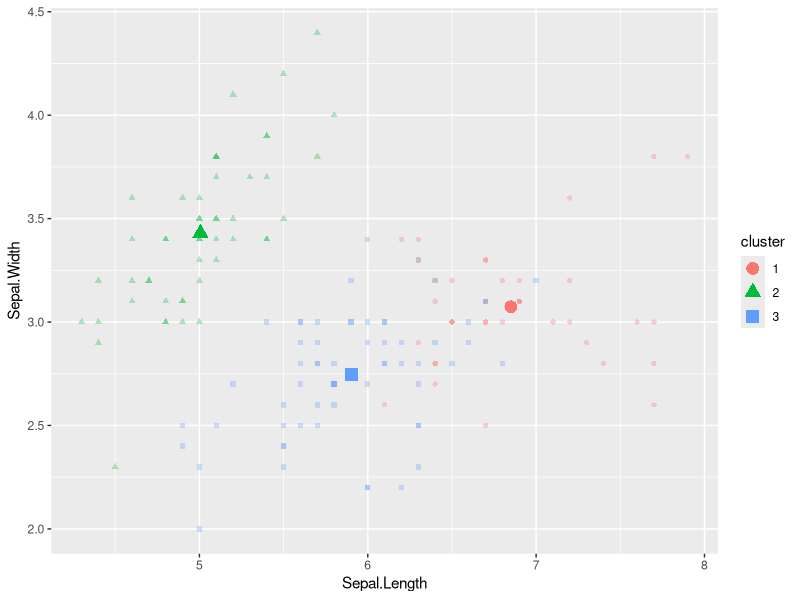
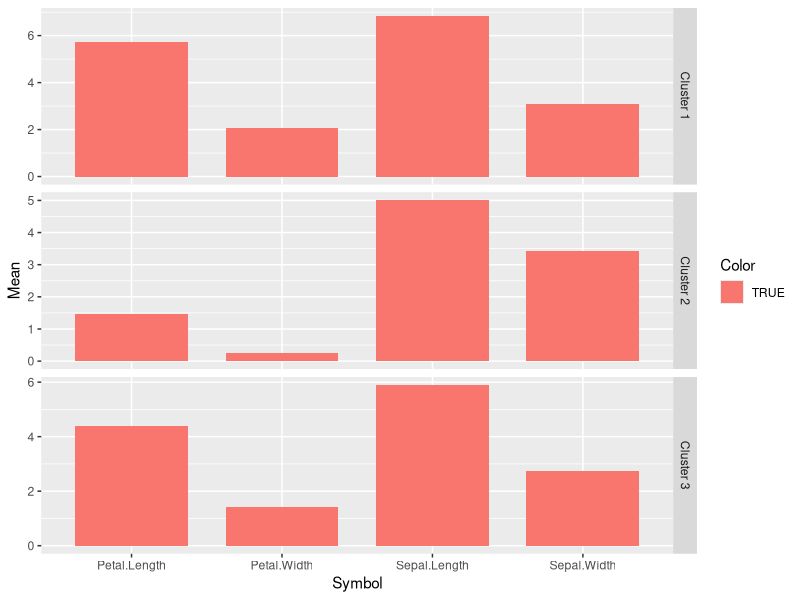

The R script that drew these images, in order:
R.version  #r version running
search()        # Shows the loaded packages
getOption("defaultPackages")
library()       # Shows the installed packages
#install.packages("ggplot2")
#install.packages("tidyr")
library(ggplot2)
library("tidyr")
#install.packages(c("tidyr", "devtools")) #tidyr for data handling
getwd()  #name of the working directory
dir()  # show files in the working directory
#to change working directory
#getting and setting the working directory
setwd("C:\\Users\\lenovo\\Desktop\\Rdatamining")
getwd()
#Kmeans clustering
data(iris)
#to get structure of data
str(iris)
iris2 <- iris
iris2$Species <- NULL #not to use species field
str(iris2)
km <- kmeans(iris2, 3)
km
?kmeans
km$size  #size of each cluster
km$centers
km$cluster
km$iter  #number of iterations used
iris2$cluster <- factor(km$cluster) #adding cluster label with each point
iris2
km$withinss  #each cluster Sum of square error

#visulaizing clusters
I=iris2[c(1,2,5)]
I  #data to plot
centers <- data.frame(cluster=factor(1:3), km$centers)
centers
ggplot(data=I, aes(x=Sepal.Length, y=Sepal.Width, color=cluster, shape=cluster)) +
  geom_point(alpha=.3)+
  geom_point(data=centers, aes(x=Sepal.Length, y=Sepal.Width), size=3, stroke=2)

#plotting mean of each variable within each cluster
centers=km$centers
t(centers)
centers <- as.data.frame(t(centers))
names(centers) <- paste("Cluster", 1:3)
centers
centers$Symbol <- row.names(centers)
centers$Symbol

centers <- gather(centers, "Cluster", "Mean", -Symbol)
centers$Color = centers$Mean > 0
ggplot(centers, aes(x=Symbol, y=Mean, fill=Color)) +
  geom_bar(stat='identity', position = "identity", width=.75) +
  facet_grid(Cluster ~ ., scales='free_y')
#comparing clusters with actual class species
table(iris$Species, km$cluster)

#other parameters setting
km1 <- kmeans(iris2, 2,5) #adding number of iteration
table(iris$Species, km1$cluster) 
#may create confusion matrix

